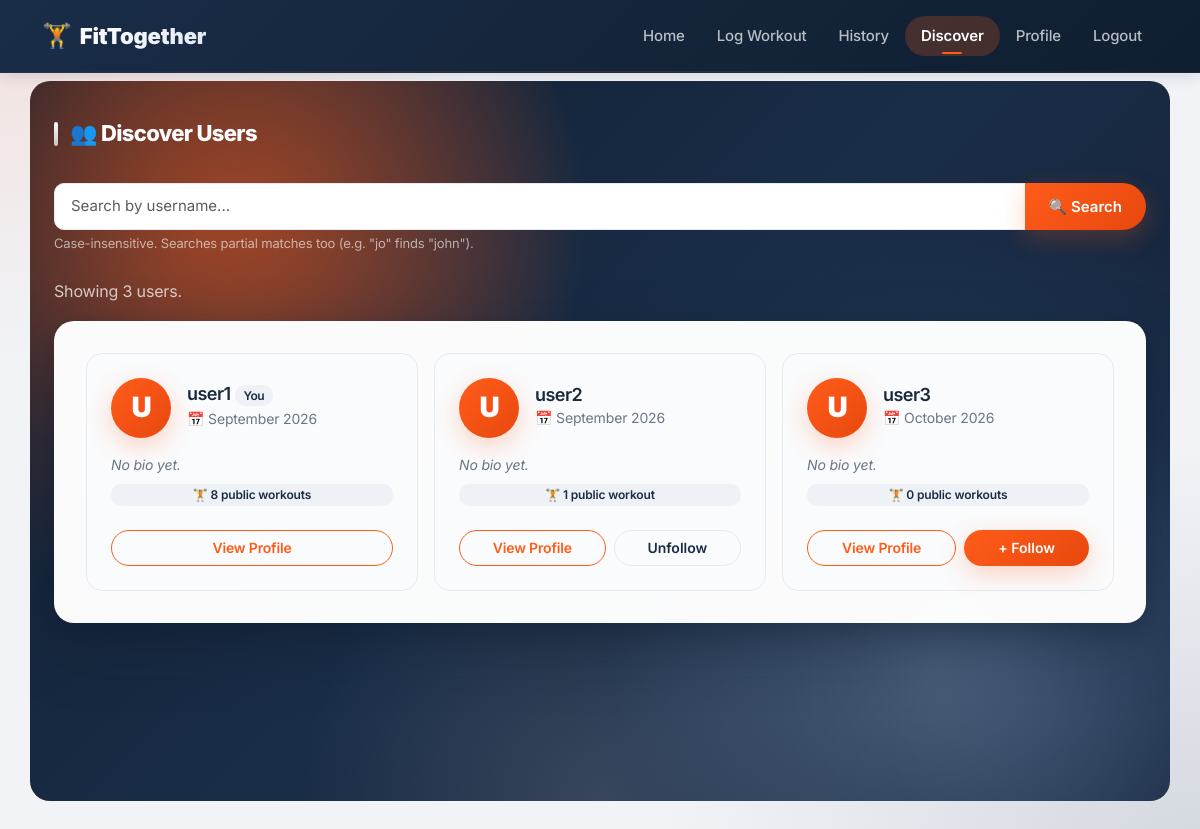
The app's page /users (signed in) with its own data.
### app/__init__.py (models this page shows, shortened)
class User(UserMixin, db.Model):
    __tablename__ = 'users'
    id = db.Column(db.Integer, primary_key=True)
    username = db.Column(db.String(80), unique=True, nullable=False)
    email = db.Column(db.String(120), unique=True, nullable=False)
    password_hash = db.Column(db.String(200), nullable=False)
    bio = db.Column(db.Text, default='')
    profile_pic = db.Column(db.String(200), default='default.jpg')
    fitness_goal = db.Column(db.String(200), default='')
    height = db.Column(db.Float, default=0)
    weight = db.Column(db.Float, default=0)
    created_at = db.Column(db.DateTime, default=datetime.utcnow)
    last_active = db.Column(db.DateTime, default=datetime.utcnow)
    following = db.relationship(
        'User',
        secondary=follows,
        primaryjoin=(follows.c.follower_id == id),
        secondaryjoin=(follows.c.following_id == id),
        lazy='dynamic'
    )
    followers = db.relationship(
        'User',
        secondary=follows,
        primaryjoin=(follows.c.following_id == id),
        secondaryjoin=(follows.c.follower_id == id),
        lazy='dynamic',
        overlaps="following"
    )
    def is_following(self, user):
        return self.following.filter(
            follows.c.following_id == user.id
        ).count() > 0

### app/routes/social.py (the view)
@bp.route('/users')
@login_required
def users():
    search_query = request.args.get('q', '').strip()
    query = User.query
    if search_query:
        query = query.filter(User.username.ilike(f'%{search_query}%'))
    all_users = query.order_by(User.username.asc()).all()
    user_data = []
    for u in all_users:
        public_count = Workout.query.filter_by(user_id=u.id, is_public=True).count()
        user_data.append({
            'user': u,
            'public_workouts': public_count,
            'is_following': current_user.is_following(u),
        })
    return render_template(
        'social/users.html',
        user_data=user_data,
        search_query=search_query,
        total_users=len(user_data),
    )

### app/__init__.py (called while the page is built)
@login_manager.user_loader
def load_user(user_id):
    return User.query.get(int(user_id))

### app/templates/social/users.html (shortened to what this page needs)
{% extends "base.html" %}
{% block content %}
<div class="page-users-gradient">
    <div class="section-heading-row">
        <h2 class="section-heading section-heading-light">👥 Discover Users</h2>
    </div>
    <form method="GET" action="{{ url_for('social.users') }}" class="mb-4">
        <div class="input-group">
            <input type="text" class="form-control" name="q"
                   value="{{ search_query }}"
                   placeholder="Search by username...">
            <button type="submit" class="btn btn-primary">🔍 Search</button>
        </div>
        <small class="form-text" style="color: rgba(255,255,255,0.6);">
            Case-insensitive. Searches partial matches too (e.g. "jo" finds "john").
        </small>
    </form>
    <p style="color: rgba(255,255,255,0.75);">
        {% if search_query %}
            Found {{ total_users }} user{{ 's' if total_users != 1 else '' }} matching "{{ search_query }}".
        {% else %}
            Showing {{ total_users }} user{{ 's' if total_users != 1 else '' }}.
        {% endif %}
    </p>
    {% if user_data %}
        <div class="users-mega-card">
            <div class="row g-3">
                {% for entry in user_data %}
                    <div class="col-md-6 col-lg-4 fade-in-up stagger-{{ loop.index if loop.index <= 6 else 6 }}">
                        <div class="user-tile">
                            <div class="d-flex align-items-center mb-3">
                                <a href="{{ url_for('social.profile', username=entry.user.username) }}"
                                   class="text-decoration-none">
                                    <div class="avatar-circle rounded-circle me-3"
                                         style="width: 60px; height: 60px; font-size: 1.75rem;">
                                        {{ entry.user.username[0]|upper }}
                                    </div>
                                </a>
                                <div>
                                    <h5 class="mb-0">
                                        <a href="{{ url_for('social.profile', username=entry.user.username) }}"
                                           class="text-decoration-none" style="color: var(--text);">
                                            {{ entry.user.username }}
                                        </a>
                                        {% if entry.user.id == current_user.id %}
                                            <span class="badge bg-secondary">You</span>
                                        {% endif %}
                                    </h5>
                                    <small class="text-muted">
                                        📅 {{ entry.user.created_at.strftime('%B %Y') }}
                                    </small>
                                </div>
                            </div>
                            {% if entry.user.bio %}
                                <p class="small text-muted mb-2">
                                    {{ entry.user.bio[:80] }}{% if entry.user.bio|length > 80 %}...{% endif %}
                                </p>
                            {% else %}
                                <p class="small text-muted fst-italic mb-2">No bio yet.</p>
                            {% endif %}
                            <span class="badge bg-secondary mb-3">
                                🏋️ {{ entry.public_workouts }} public workout{{ 's' if entry.public_workouts != 1 else '' }}
                            </span>
                            <div class="d-flex gap-2 mt-2">
                                <a href="{{ url_for('social.profile', username=entry.user.username) }}"
                                   class="btn btn-outline-primary btn-sm flex-fill">View Profile</a>
                                {% if entry.user.id != current_user.id %}
                                    {% if entry.is_following %}
                                        <form method="POST" action="{{ url_for('social.unfollow', username=entry.user.username) }}" class="flex-fill">
                                            <button type="submit" class="btn btn-outline-secondary btn-sm w-100">Unfollow</button>
                                        </form>
                                    {% else %}
                                        <form method="POST" action="{{ url_for('social.follow', username=entry.user.username) }}" class="flex-fill">
                                            <button type="submit" class="btn btn-primary btn-sm w-100">+ Follow</button>
                                        </form>
                                    {% endif %}
                                {% endif %}
                            </div>
                        </div>
                    </div>
                {% endfor %}
            </div>
        </div>
    {% endif %}
</div>
{% endblock %}

### records on screen
User: user "U", user.username "user1", user.created_at "September 2026"
User: user "U", user.username "user2", user.created_at "September 2026"
User: user "U", user.username "user3", user.created_at "October 2026"

### other values on screen
{{ total_users }} "3"
{{ 's' if total_users != 1 else '' }} "s"
{{ entry.public_workouts }} "8" "1" "0"
{{ 's' if entry.public_workouts != 1 else '' }} "s" "s"
